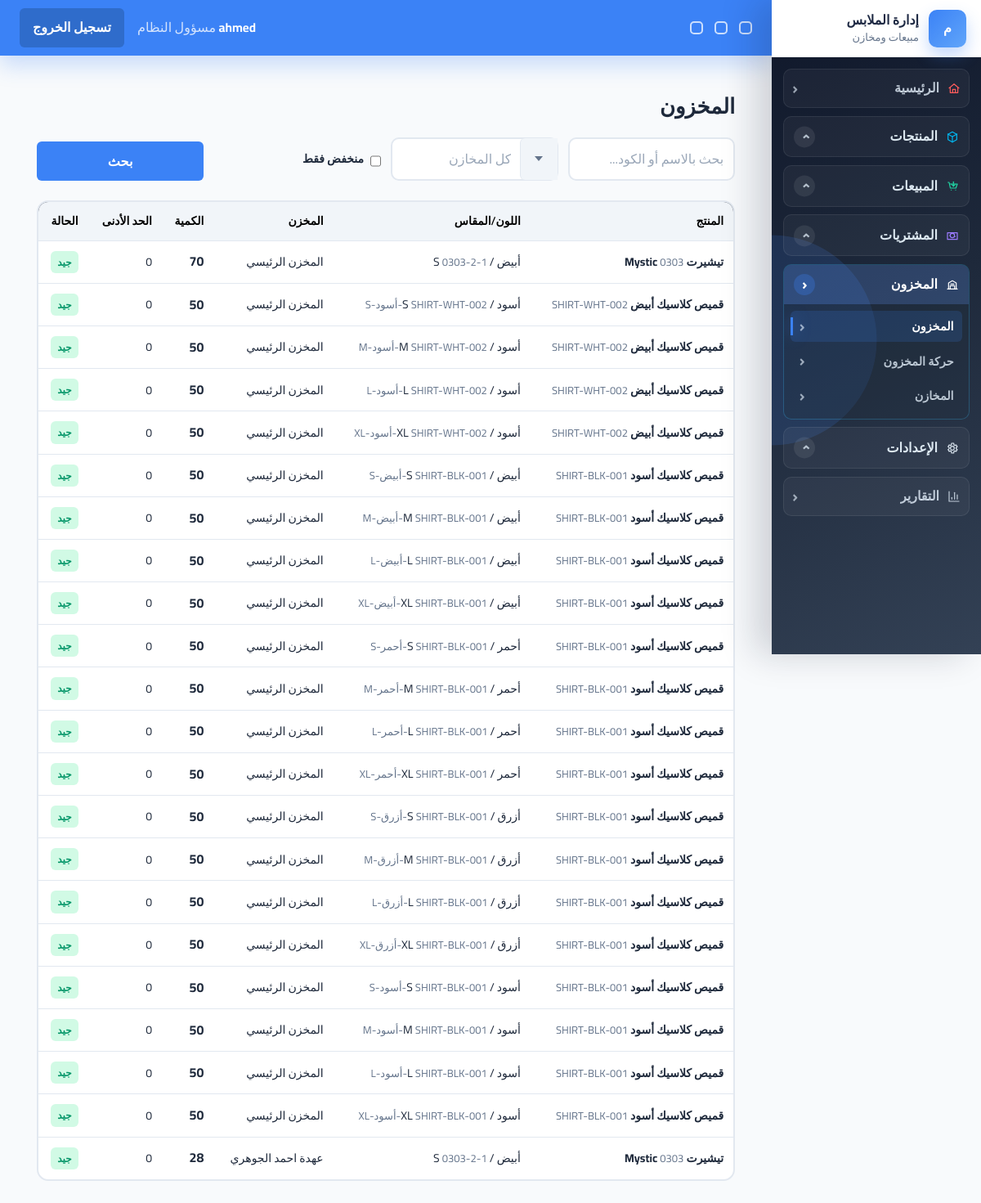
The app's page /inventory/stock/ (signed in) with its own data.
### accounts/models.py (models this page shows, shortened)
class User(AbstractUser):
    ROLE_MANAGER = 'manager'
    ROLE_SALES = 'sales'
    ROLE_WAREHOUSE = 'warehouse'
    ROLE_CHOICES = [
        (ROLE_MANAGER, 'مسؤول النظام'),
        (ROLE_SALES, 'مندوب مبيعات'),
        (ROLE_WAREHOUSE, 'مسؤول مخزن'),
    ]
    username = models.CharField(
        'اسم المستخدم',
        max_length=150,
        unique=True,
        help_text='يمكن استخدام الحروف والأرقام والمسافات.',
        error_messages={'unique': 'يوجد مستخدم بهذا الاسم بالفعل.'},
    )
    role = models.CharField(max_length=20, choices=ROLE_CHOICES, default=ROLE_SALES, db_index=True)
    phone = models.CharField(max_length=20, blank=True, null=True)
    created_at = models.DateTimeField(auto_now_add=True, db_index=True)
    class Meta:
        indexes = [
            models.Index(fields=['role', 'is_active']),
            models.Index(fields=['created_at']),
        ]
    @property
    def is_manager(self):
        return self.role == self.ROLE_MANAGER or self.is_superuser

### inventory/models.py (models this page shows, shortened)
class Stock(models.Model):
    warehouse = models.ForeignKey(Warehouse, on_delete=models.CASCADE)
    variant = models.ForeignKey(ProductVariant, on_delete=models.CASCADE)
    quantity = models.IntegerField(default=0, validators=[MinValueValidator(0)])
    min_quantity = models.IntegerField(default=0, validators=[MinValueValidator(0)])
    class Meta:
        unique_together = ('warehouse', 'variant')
        indexes = [
            models.Index(fields=['warehouse', 'variant']),
            models.Index(fields=['quantity']),
        ]
        constraints = [
            models.CheckConstraint(condition=models.Q(quantity__gte=0), name='stock_quantity_non_negative'),
            models.CheckConstraint(condition=models.Q(min_quantity__gte=0), name='stock_min_quantity_non_negative'),
        ]
    @property
    def is_low(self):
        return self.quantity <= self.min_quantity

class Warehouse(models.Model):
    TYPE_MAIN = 'main'
    TYPE_STORE = 'store'
    TYPE_REPRESENTATIVE = 'representative'
    WAREHOUSE_TYPE_CHOICES = [
        (TYPE_MAIN, 'مخزن رئيسي'),
        (TYPE_STORE, 'محل بيع'),
        (TYPE_REPRESENTATIVE, 'عهدة مندوب'),
    ]
    name = models.CharField(max_length=100, db_index=True)
    warehouse_type = models.CharField(max_length=20, choices=WAREHOUSE_TYPE_CHOICES, db_index=True)
    assigned_user = models.ForeignKey(
        settings.AUTH_USER_MODEL,
        on_delete=models.SET_NULL,
        null=True,
        blank=True,
        related_name='assigned_warehouses',
    )
    address = models.TextField(blank=True, null=True)
    is_active = models.BooleanField(default=True, db_index=True)

### products/models.py (models this page shows, shortened)
class ProductVariant(models.Model):
    product = models.ForeignKey(Product, on_delete=models.CASCADE, related_name='variants')
    color = models.ForeignKey(Color, on_delete=models.SET_NULL, null=True)
    size = models.ForeignKey(Size, on_delete=models.SET_NULL, null=True)
    image = models.ImageField(upload_to='product_variants/', blank=True, null=True)
    variant_sku = models.CharField(max_length=120, unique=True, db_index=True)
    barcode = models.CharField(max_length=120, blank=True, null=True, db_index=True)
    cost_price = models.DecimalField(max_digits=10, decimal_places=2, default=0, validators=[MinValueValidator(0)])
    sale_price = models.DecimalField(max_digits=10, decimal_places=2, default=0, validators=[MinValueValidator(0)])
    is_active = models.BooleanField(default=True, db_index=True)
    class Meta:
        indexes = [
            models.Index(fields=['variant_sku']),
            models.Index(fields=['barcode']),
            models.Index(fields=['is_active']),
        ]
        constraints = [
            models.CheckConstraint(
                condition=models.Q(cost_price__gte=0),
                name='products_productvariant_cost_price_gte_0'
            ),
            models.CheckConstraint(
                condition=models.Q(sale_price__gte=0),
                name='products_productvariant_sale_price_gte_0'
            ),
        ]

class Product(models.Model):
    name = models.CharField(max_length=200, db_index=True)
    sku = models.CharField(max_length=100, unique=True, db_index=True)
    category = models.ForeignKey(Category, on_delete=models.SET_NULL, null=True)
    description = models.TextField(blank=True, null=True)
    material = models.CharField(max_length=100, blank=True, null=True)
    season = models.CharField(max_length=100, blank=True, null=True)
    retail_price = models.DecimalField(max_digits=10, decimal_places=2, default=0)
    wholesale_price = models.DecimalField(max_digits=10, decimal_places=2, default=0)
    image = models.ImageField(upload_to='products/', blank=True, null=True)
    is_active = models.BooleanField(default=True, db_index=True)
    created_at = models.DateTimeField(auto_now_add=True, db_index=True)
    class Meta:
        indexes = [
            models.Index(fields=['sku']),
            models.Index(fields=['name', 'is_active']),
            models.Index(fields=['created_at']),
        ]

class Color(models.Model):
    name = models.CharField(max_length=50, unique=True)
    hex_code = models.CharField(max_length=7, blank=True, null=True)
    def __str__(self):
        return self.name

class Size(models.Model):
    name = models.CharField(max_length=20, unique=True)
    sort_order = models.PositiveIntegerField(default=0)
    class Meta:
        ordering = ['sort_order', 'name']
    def __str__(self):
        return self.name

### inventory/views.py (the view, shortened to what this page needs)
# urls.py: path('stock/', views.StockListView.as_view(), name='stock'),
class StockListView(RoleRequiredMixin, ExportListMixin, ListView):
    allowed_roles = ('manager', 'warehouse')
    model = Stock
    template_name = 'inventory/stock/list.html'
    context_object_name = 'stocks'
    paginate_by = 30
    export_title = 'قائمة المخزون'
    export_filename = 'stock'
    def get_allowed_warehouses(self):
        qs = Warehouse.objects.filter(is_active=True)
        if self.request.user.role == 'sales' and not self.request.user.is_superuser:
            qs = qs.filter(
                assigned_user=self.request.user,
                warehouse_type=Warehouse.TYPE_REPRESENTATIVE,
            )
        return qs.order_by('warehouse_type', 'name')
    def get_queryset(self):
        qs = Stock.objects.select_related(
            'warehouse',
            'variant__product',
            'variant__product__category',
            'variant__color',
            'variant__size',
        )
        if self.request.user.role == 'sales' and not self.request.user.is_superuser:
            qs = qs.filter(warehouse__in=self.get_allowed_warehouses())
        warehouse_id = self.request.GET.get('warehouse')
        if warehouse_id:
            if warehouse_id.isdigit() and self.get_allowed_warehouses().filter(pk=warehouse_id).exists():
                qs = qs.filter(warehouse_id=warehouse_id)
            else:
                qs = qs.none()
        q = self.request.GET.get('q')
        low = self.request.GET.get('low')
        if low:
            qs = qs.filter(quantity__lte=F('min_quantity'))
        return qs.order_by('warehouse__name', 'variant__product__name', 'variant__color__name', 'variant__size__sort_order')
    def get_context_data(self, **kwargs):
        context = super().get_context_data(**kwargs)
        pagination_params = self.request.GET.copy()
        pagination_params.pop('page', None)
        context['warehouses'] = self.get_allowed_warehouses()
        context['selected_warehouse_id'] = self.request.GET.get('warehouse', '')
        context['search_query'] = self.request.GET.get('q', '')
        context['low_only'] = self.request.GET.get('low', '')
        context['pagination_query'] = pagination_params.urlencode()
        context['can_view_costs'] = can_view_costs(self.request.user)
        return context

### accounts/permissions.py (called while the page is built)
def has_role(user, *roles):
    if not user.is_authenticated:
        return False
    if user.is_superuser or getattr(user, 'role', None) == 'manager':
        return True
    return getattr(user, 'role', None) in roles

def is_manager(user):
    return has_role(user, 'manager')

def can_view_costs(user):
    return is_manager(user)

    def test_func(self):
        return has_role(self.request.user, *self.allowed_roles)

### config/exports.py (called while the page is built)
    def dispatch(self, request, *args, **kwargs):
        export_format = request.GET.get('export')
        if export_format in {'excel', 'pdf'}:
            return self.export_response(export_format)
        return super().dispatch(request, *args, **kwargs)

    def get_context_data(self, **kwargs):
        context = super().get_context_data(**kwargs)
        context['export_enabled'] = bool(self.export_columns)
        return context

### templates/inventory/stock/list.html (shortened to what this page needs)
{% extends 'base.html' %}
{% block content %}
<div class="simple-stock-page">
    <div class="page-head">
        <h1>المخزون</h1>
    </div>
    <form class="simple-filters" method="get">
        <div class="filter-group">
            <input name="q" placeholder="بحث بالاسم أو الكود..." value="{{ search_query }}">
        </div>
        <div class="filter-group">
        </div>
        <div class="filter-group">
            <label class="checkbox-label">
                <input type="checkbox" name="low" value="1" {% if low_only %}checked{% endif %}>
                <span>منخفض فقط</span>
            </label>
        </div>
        <button class="btn btn-primary">بحث</button>
    </form>
    <div class="stock-table-wrap">
        <table>
            <thead>
                <tr>
                    <th>المنتج</th>
                    <th>اللون/المقاس</th>
                    <th>المخزن</th>
                    <th>الكمية</th>
                    <th>الحد الأدنى</th>
                    <th>الحالة</th>
                </tr>
            </thead>
            <tbody>
                {% for stock in stocks %}
                    <tr>
                        <td>
                            <strong>{{ stock.variant.product.name }}</strong>
                            <span class="muted">{{ stock.variant.product.sku }}</span>
                        </td>
                        <td>
                            {{ stock.variant.color|default:'-' }} / {{ stock.variant.size|default:'-' }}
                            <span class="muted">{{ stock.variant.variant_sku }}</span>
                        </td>
                        <td>{{ stock.warehouse.name }}</td>
                        <td class="quantity-cell">{{ stock.quantity }}</td>
                        <td>{{ stock.min_quantity }}</td>
                        <td>
                            {% if stock.is_low %}
                                <span class="badge warning">منخفض</span>
                            {% else %}
                                <span class="badge success">جيد</span>
                            {% endif %}
                        </td>
                    </tr>
                {% empty %}
                    <tr><td colspan="6">لا توجد كميات مطابقة للفلاتر الحالية</td></tr>
                {% endfor %}
            </tbody>
        </table>
    </div>
</div>
{% endblock %}

### templates/partials/navbar.html (shortened to what this page needs)
<header class="topbar">
    <div class="topbar-tools" aria-hidden="true">
        <span></span>
        <span></span>
        <span></span>
    </div>
    <div class="topbar-user">
        <strong>{{ request.user.get_full_name|default:request.user.username }}</strong>
        <span>{{ request.user.get_role_display }}</span>
    </div>
    <form method="post" action="{% url 'accounts:logout' %}">
        <button class="btn btn-secondary" type="submit">تسجيل الخروج</button>
    </form>
</header>

### records on screen
User: user.get_full_name "ahmed", user.role "مسؤول النظام"
Stock: variant.product.name "تيشيرت Mystic", variant.product.sku "0303", variant.color "أبيض", variant.size "S", variant.variant_sku "0303-2-1", warehouse.name "المخزن الرئيسي", quantity "70", min_quantity "0", shows "جيد"
Stock: variant.product.name "قميص كلاسيك أبيض", variant.product.sku "SHIRT-WHT-002", variant.color "أسود", variant.size "S", variant.variant_sku "SHIRT-WHT-002-أسود-S", warehouse.name "المخزن الرئيسي", quantity "50", min_quantity "0", shows "جيد"
Stock: variant.product.name "قميص كلاسيك أبيض", variant.product.sku "SHIRT-WHT-002", variant.color "أسود", variant.size "M", variant.variant_sku "SHIRT-WHT-002-أسود-M", warehouse.name "المخزن الرئيسي", quantity "50", min_quantity "0", shows "جيد"
Stock: variant.product.name "قميص كلاسيك أبيض", variant.product.sku "SHIRT-WHT-002", variant.color "أسود", variant.size "L", variant.variant_sku "SHIRT-WHT-002-أسود-L", warehouse.name "المخزن الرئيسي", quantity "50", min_quantity "0", shows "جيد"
Stock: variant.product.name "قميص كلاسيك أبيض", variant.product.sku "SHIRT-WHT-002", variant.color "أسود", variant.size "XL", variant.variant_sku "SHIRT-WHT-002-أسود-XL", warehouse.name "المخزن الرئيسي", quantity "50", min_quantity "0", shows "جيد"
Stock: variant.product.name "قميص كلاسيك أسود", variant.product.sku "SHIRT-BLK-001", variant.color "أبيض", variant.size "S", variant.variant_sku "SHIRT-BLK-001-أبيض-S", warehouse.name "المخزن الرئيسي", quantity "50", min_quantity "0", shows "جيد"
Stock: variant.product.name "قميص كلاسيك أسود", variant.product.sku "SHIRT-BLK-001", variant.color "أبيض", variant.size "M", variant.variant_sku "SHIRT-BLK-001-أبيض-M", warehouse.name "المخزن الرئيسي", quantity "50", min_quantity "0", shows "جيد"
Stock: variant.product.name "قميص كلاسيك أسود", variant.product.sku "SHIRT-BLK-001", variant.color "أبيض", variant.size "L", variant.variant_sku "SHIRT-BLK-001-أبيض-L", warehouse.name "المخزن الرئيسي", quantity "50", min_quantity "0", shows "جيد"
Stock: variant.product.name "قميص كلاسيك أسود", variant.product.sku "SHIRT-BLK-001", variant.color "أبيض", variant.size "XL", variant.variant_sku "SHIRT-BLK-001-أبيض-XL", warehouse.name "المخزن الرئيسي", quantity "50", min_quantity "0", shows "جيد"
Stock: variant.product.name "قميص كلاسيك أسود", variant.product.sku "SHIRT-BLK-001", variant.color "أحمر", variant.size "S", variant.variant_sku "SHIRT-BLK-001-أحمر-S", warehouse.name "المخزن الرئيسي", quantity "50", min_quantity "0", shows "جيد"
Stock: variant.product.name "قميص كلاسيك أسود", variant.product.sku "SHIRT-BLK-001", variant.color "أحمر", variant.size "M", variant.variant_sku "SHIRT-BLK-001-أحمر-M", warehouse.name "المخزن الرئيسي", quantity "50", min_quantity "0", shows "جيد"
Stock: variant.product.name "قميص كلاسيك أسود", variant.product.sku "SHIRT-BLK-001", variant.color "أحمر", variant.size "L", variant.variant_sku "SHIRT-BLK-001-أحمر-L", warehouse.name "المخزن الرئيسي", quantity "50", min_quantity "0", shows "جيد"
Stock: variant.product.name "قميص كلاسيك أسود", variant.product.sku "SHIRT-BLK-001", variant.color "أحمر", variant.size "XL", variant.variant_sku "SHIRT-BLK-001-أحمر-XL", warehouse.name "المخزن الرئيسي", quantity "50", min_quantity "0", shows "جيد"
Stock: variant.product.name "قميص كلاسيك أسود", variant.product.sku "SHIRT-BLK-001", variant.color "أزرق", variant.size "S", variant.variant_sku "SHIRT-BLK-001-أزرق-S", warehouse.name "المخزن الرئيسي", quantity "50", min_quantity "0", shows "جيد"
Stock: variant.product.name "قميص كلاسيك أسود", variant.product.sku "SHIRT-BLK-001", variant.color "أزرق", variant.size "M", variant.variant_sku "SHIRT-BLK-001-أزرق-M", warehouse.name "المخزن الرئيسي", quantity "50", min_quantity "0", shows "جيد"
Stock: variant.product.name "قميص كلاسيك أسود", variant.product.sku "SHIRT-BLK-001", variant.color "أزرق", variant.size "L", variant.variant_sku "SHIRT-BLK-001-أزرق-L", warehouse.name "المخزن الرئيسي", quantity "50", min_quantity "0", shows "جيد"
Stock: variant.product.name "قميص كلاسيك أسود", variant.product.sku "SHIRT-BLK-001", variant.color "أزرق", variant.size "XL", variant.variant_sku "SHIRT-BLK-001-أزرق-XL", warehouse.name "المخزن الرئيسي", quantity "50", min_quantity "0", shows "جيد"
Stock: variant.product.name "قميص كلاسيك أسود", variant.product.sku "SHIRT-BLK-001", variant.color "أسود", variant.size "S", variant.variant_sku "SHIRT-BLK-001-أسود-S", warehouse.name "المخزن الرئيسي", quantity "50", min_quantity "0", shows "جيد"
Stock: variant.product.name "قميص كلاسيك أسود", variant.product.sku "SHIRT-BLK-001", variant.color "أسود", variant.size "M", variant.variant_sku "SHIRT-BLK-001-أسود-M", warehouse.name "المخزن الرئيسي", quantity "50", min_quantity "0", shows "جيد"
Stock: variant.product.name "قميص كلاسيك أسود", variant.product.sku "SHIRT-BLK-001", variant.color "أسود", variant.size "L", variant.variant_sku "SHIRT-BLK-001-أسود-L", warehouse.name "المخزن الرئيسي", quantity "50", min_quantity "0", shows "جيد"
Stock: variant.product.name "قميص كلاسيك أسود", variant.product.sku "SHIRT-BLK-001", variant.color "أسود", variant.size "XL", variant.variant_sku "SHIRT-BLK-001-أسود-XL", warehouse.name "المخزن الرئيسي", quantity "50", min_quantity "0", shows "جيد"
Stock: variant.product.name "تيشيرت Mystic", variant.product.sku "0303", variant.color "أبيض", variant.size "S", variant.variant_sku "0303-2-1", warehouse.name "عهدة احمد الجوهري", quantity "28", min_quantity "0", shows "جيد"
